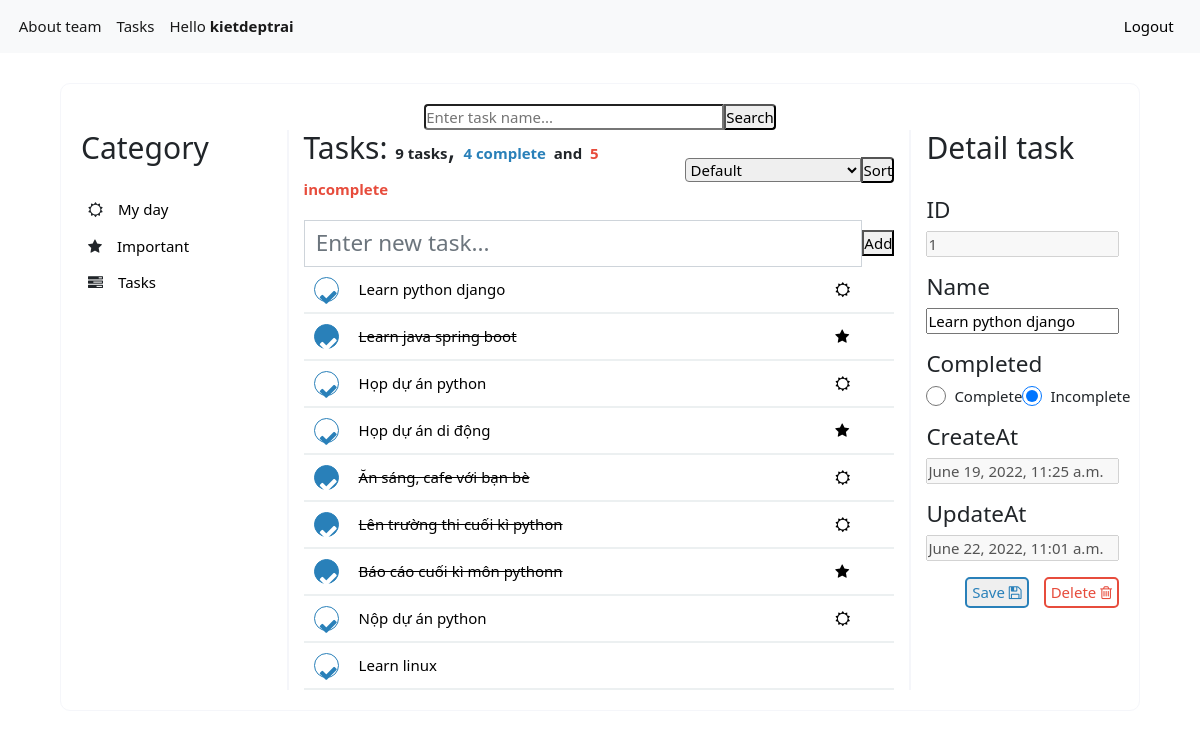
The page /list/3/task/1?keyword=None&sort=None (signed in) on the database its author committed.
### tasks/models.py (models this page shows, shortened)
class Task(models.Model):
    user = models.ForeignKey(User,
                             on_delete=models.CASCADE,
                             null=True, blank=True)
    name = models.TextField(max_length=255)
    createdAt = models.DateTimeField()
    updatedAt = models.DateTimeField()
    complete = models.BooleanField(default=False)
    category = models.ForeignKey(Category,
                                   on_delete=models.CASCADE,
                                   blank=True, null=True)

### tasks/views.py (the view)
# urls.py: path('list/<int:category_id>/task/<int:task_id>', detail_view, name = 'detail'),
def detail_view(request, category_id, task_id):
    keyword = request.GET.get('keyword')
    sort = request.GET.get('sort')
    if keyword == "None":
        keyword = ''
    if sort == "None":
        sort = ''
    task = Task.objects.get(id=task_id)
    user = request.user if request.user.is_authenticated else None
    tasks = Task.objects.all()
    if keyword:
        tasks = Task.objects.filter(name__icontains = keyword)
    if category_id != 3:
        tasks = tasks.filter(category__id = category_id)
        dt = datetime.datetime.today()
        tasks = tasks.filter(createdAt__contains = datetime.date(dt.year, dt.month, dt.day))
    tasks = tasks.filter(user=user)
    if sort=="1":
        tasks = tasks.order_by('name').values()
    if sort=="2":
        tasks = tasks.order_by('complete').values()
    count_complete = tasks.filter(complete = True).count()
    count_incomplete = tasks.filter(complete = False).count()
    context = {
        'keyword': keyword,
        'task': task,
        'tasks': tasks,
        'category_id': category_id,
        'count_complete': count_complete,
        'count_incomplete': count_incomplete,
        'typesort': sort,
        'form':TaskForm()
    }
    return render(request, 'list.html', context)

### tasks/forms.py
class TaskForm(forms.Form):
    name = forms.CharField(label='', required=True,
                           widget=forms.TextInput(attrs={'class':'form-control', 'placeholder':'Enter new task...'}),
                           max_length=255)

### tasks/templates/list.html (shortened to what this page needs)
{%extends 'base.html'%} {%load static%} {%block css%}
<link rel="stylesheet" href="{% static 'css/list.css' %}" /> {% endblock %}
{%block body%}
<div class="list-form">
  <div class="search-task">
    <form>
      <input
        type="text"
        name="keyword"
        class="input-text-search"
        id="keyword"
        value="{{keyword|default:''}}"
        placeholder="Enter task name..."
      />
      <input type="submit" class="input-submit-search" value="Search" />
  </div>
  <div class="main-list-task">
    <div class="category-task">
      <h2>Category</h2>
      <div class="menu-category">
        <ul>
          <li>
            <i class="fa fa-sun-o" aria-hidden="true"></i
            ><a href="{% url 'tasks:list' 1 %}">My day</a>
          </li>
          <li>
            <i class="fa fa-star" aria-hidden="true"></i
            ><a href="{% url 'tasks:list' 2 %}">Important</a>
          </li>
          <li>
            <i class="fa fa-tasks" aria-hidden="true"></i
            ><a href="{% url 'tasks:list' 3 %}">Tasks</a>
          </li>
        </ul>
      </div>
    </div>
    <div class="list-task">
      <div class="list-task-top">
        <h2 style="display: inline-block">
        {% if category_id == 1 %}
          My day:
        {% elif category_id == 2 %}
          Important:
        {% else %}
          Tasks:
        {% endif %}
        <b>{{tasks.count}} tasks</b>,
        <b style="color: #2980b9">{{count_complete}} complete</b>
        <b> and</b>
        <b style="color: #e74c3c">{{count_incomplete}} incomplete</b>
        </h2>
        <div>
          <form>
            <select class="selected-box-sort" name="sort">
              {% if typesort %}
                {% if typesort == "0" %}
                <option value=0 selected="selected">Default</option>
                <option value=1>Sort by name</option>
                <option value=2>Complete/Incomplete</option>
                {%elif typesort == "1"%}
                <option value=0>Default</option>
                <option value=1 selected="selected">Sort by name</option>
                <option value=2>Complete/Incomplete</option>
                {%elif typesort == "2"%}
                <option value=0>Default</option>
                <option value=1>Sort by name</option>
                <option value=2 selected="selected">Complete/Incomplete</option>
                {%endif%}
              {% else%}
                <option value=0>Default</option>
              {% endif %}
            </select>
            <input class="sort-task-by-name" type="submit" value="Sort"/>
          </form>
        </div>
      </div>
      <div class="add-task">
        <form action="/list/{{category_id}}/task/add?keyword={{keyword}}&sort={{typesort}}" method = "post">{% csrf_token %}
            {{form}}
          <input type="submit" class="input-submit-search" value="Add" />
        </form>
      </div>
      <div>
        <div class="show-list">
          {% for task in tasks%}
          <div class="task">
            <a class="task-complete" style="width: 25px; height: 25px; border-radius: 50%; color: {% if task.complete %}white{% else %}#2980b9{% endif %}; background-color: {% if task.complete %}#2980b9{% else %}white{% endif %}"href="/list/{{category_id}}/task/{{task.id}}/complete?keyword={{keyword}}&sort={{typesort}}"><i class="fa fa-check" aria-hidden="true"></i></a>
            <a href="/list/{{category_id}}/task/{{task.id}}?keyword={{keyword}}&sort={{typesort}}"
              style="text-decoration-line: {% if task.complete %}line-through{% else %}none{% endif %}; color: black"
            >{{task.name}}</a>
           {% if category_id == 3 %}
            <a href="#" style="color:black">{% if task.category_id == 1 %}
            <i class="fa fa-sun-o" aria-hidden="true"></i>
            {% elif task.category_id == 2 %}
            <i class="fa fa-star" aria-hidden="true"></i>
            {% endif %}</a>{% endif %}
          </div>
          {% endfor %}
        </div>
      </div>
    </div>
    <div class="detail-task">
      <h2>Detail task</h2>
      {%if task%}
        <form action="/list/{{category_id}}/task/{{task.id}}/update?keyword={{keyword}}&sort={{typesort}}" method="post"> {% csrf_token %}
          <div class="detail" style="margin-top: 30px">
            <h4>ID</h4>
            <input type="text" name='id' value="{{task.id}}" style="margin-bottom: 16px; width: 100%;" disabled="disabled">
            <h4>Name</h4>
            <input type="text" name='name' value="{{task.name}}" style="margin-bottom: 16px; width: 100%;">
            <div>
              <h4 style="display: block;">Completed</h4>
              {%if task.complete%}
              <div style="display: flex; justify-content: space-between;  margin-bottom: 16px; align-items: center;">
                <div style="display: flex; align-items: center;">
                  <input type="radio" name="iscomplete" id="complete" value="True" checked style="width: 20px; height: 20px; margin-right: 8px;" checked>
                  <label for="complete">Complete</label>
                </div>
                <div style="display: flex; align-items: center;">
                  <input type="radio" name="iscomplete" id="incomplete" value="False" style="width: 20px; height: 20px; margin-right: 8px;">
                  <label for="incomplete">Incomplete</label>
                </div>
              </div>
                {%else%}
              <div style="display: flex; justify-content: space-between;  margin-bottom: 16px; align-items: center;">
                <div style="display: flex; align-items: center;">
                  <input type="radio" name="iscomplete" id="complete" value="True" style="width: 20px; height: 20px; margin-right: 8px;" checked>
                  <label for="complete">Complete</label>
                </div>
                <div style="display: flex; align-items: center;">
                  <input type="radio" name="iscomplete" id="incomplete" value="False" checked style="width: 20px; height: 20px; margin-right: 8px;">
                  <label for="incomplete">Incomplete</label>
                </div>
              </div>
              {%endif%}
            </div>
            <h4>CreateAt</h4>
            <input type="text" name='x' value="{{task.createdAt}}" style="margin-bottom: 16px; width: 100%;"  disabled="disabled">
            <h4>UpdateAt</h4>
            <input type="text" name='x' value="{{task.updatedAt}}" style="margin-bottom: 16px; width: 100%;"  disabled="disabled">
          </div>
          <div>
            <div class="submit-save-delete">
              <button class="submit-save">Save <i class="fa fa-floppy-o" aria-hidden="true"></i></button>
              <a class="submit-delete" href="/list/{{category_id}}/task/{{task.id}}/delete?keyword={{keyword}}&sort={{typesort}}">Delete <i class="fa fa-trash-o" aria-hidden="true"></i></a>
            </div>
          </div>
        </form>
      {%endif%}
    </div>
  </div>
</div>
{% endblock %}

### todolist/templates/base.html (shortened to what this page needs)
<!DOCTYPE html>
<html lang="en">
  <head>
    {% load static %}
    <link
    rel="stylesheet"
    type="text/css"
    href="https://cdnjs.cloudflare.com/ajax/libs/skeleton/2.0.4/skeleton.min.css"
    />
    <link
      rel="stylesheet"
      type="text/css"
      href="https://cdnjs.cloudflare.com/ajax/libs/normalize/3.0.2/normalize.min.css"
    />
    <link
      rel="stylesheet"
      type="text/css"
      href="{% static 'css/style.css' %}"
    />
    {% block css %}{% endblock %}
    <link
      href="https://cdn.jsdelivr.net/npm/bootstrap@5.1.3/dist/css/bootstrap.min.css"
      rel="stylesheet"
    />
    <link
      rel="stylesheet"
      href="https://cdnjs.cloudflare.com/ajax/libs/font-awesome/4.7.0/css/font-awesome.min.css"
    />
  </head>
  <body>
    <nav
      class="navbar navbar-expand-lg navbar-light bg-light"
      style="font-size: 15px"
    >
      <div class="container-fluid">
        <div class="collapse navbar-collapse" id="navbarSupportedContent">
          <ul class="navbar-nav me-auto mb-2 mb-lg-0">
            <li class="nav-item">
              <a class="nav-link active" aria-current="page" href="/"
                >About team</a
              >
            </li>
            {% if not user.is_authenticated %}
            <li class="nav-item">
              <a
                class="nav-link active"
                aria-current="page"
                href="{% url 'auth:login' %}"
                >Login</a
              >
            </li>
            {%else%}
            <li class="nav-item">
              <a
                class="nav-link active"
                aria-current="page"
                href="{% url 'tasks:list' 1 %}"
                >Tasks</a
              >
            </li>
            <li class="nav-item">
              <a class="nav-link active" aria-current="page" href="#"
                >Hello <strong>{{user.username}}</strong></a
              >
            </li>
            {% endif %}
          </ul>
          {% if user.is_authenticated %}
          <a
            class="nav-link active"
            aria-current="page"
            href="{% url 'auth:logout' %}"
            style="color: black"
            >Logout</a
          >
          {% endif %}
        </div>
      </div>
    </nav>
    {% block body %}{% endblock %}
  </body>
</html>

### todolist/static/css/style.css (style rules this page uses)
* { font-size: 15px; margin: 0px; padding: 0px; box-sizing: border-box; }

### tasks/static/css/list.css (style rules this page uses)
.list-form { margin: 0 auto; margin-top: 30px; width: 90%; border: 1px solid #f5f6fa; border-radius: 10px; padding: 20px; }
.list-form .search-task form { display: flex; align-items: center; justify-content: center; }
.list-form .search-task form input, .list-task input { border-radius: 0; }
.selected-box-sort { border-radius: 0; }
.list-form .search-task form .input-text-search, .selected-box-sort { border-bottom-left-radius: 4px; border-top-left-radius: 4px; }
.list-form .search-task form .input-text-search { width: 300px; }
.list-form .search-task form .input-submit-search, .list-task .sort-task-by-name { border-bottom-right-radius: 4px; border-top-right-radius: 4px; }
.category-task h2, .detail-task h2 { margin-bottom: 25px; }
.list-task-top { margin-bottom: 0px; }
.list-form .main-list-task { display: flex; width: 100%; }
.list-form .main-list-task .category-task { width: 20%; border-right: 2px solid #f5f6fa; }
.list-form .main-list-task .category-task .menu-category ul { padding-left: 0px; }
.list-form .main-list-task .category-task .menu-category ul li { list-style: none; margin-bottom: 0px; padding: 7px; }
.list-form .main-list-task .category-task .menu-category ul li a { text-decoration: none; margin-left: 15px; color: black; }
.list-form .main-list-task .list-task { width: 60%; padding: 0px 15px 0px 15px; border-right: 2px solid #f5f6fa; }
.list-form .main-list-task .list-task .list-task-top { display: flex; justify-content: space-between; align-items: center; }
.list-form .main-list-task .list-task .list-task-top div { display: flex; align-items: center; justify-content: flex-end; }
.list-form .main-list-task .list-task .add-task { margin-top: 10px; }
.list-form .main-list-task .list-task .add-task form { display: flex; align-items: center; }
.list-form .main-list-task .list-task .add-task form input:nth-child(2) { font-size: 1.5rem; }
.list-form .main-list-task .list-task .show-list .task { display: flex; align-items: center; gap: 20px; border-bottom: 2px solid #ecf0f1; padding: 10px; }
.list-form .main-list-task .list-task .show-list .task a:nth-child(2) { width: 80%; }
.list-form .main-list-task .detail-task { padding-left: 15px; width: 20%; }
.main-list-task a { text-decoration: none; }
.task-complete { border: 1px solid #2980b9; border-radius: 5px; padding: 4px; width: 90px; font-size: 1.3rem; text-align: center; }
.submit-save, .submit-delete { height: 100%; border-radius: 5px; padding: 2px 5px 2px 5px; }
.submit-save { color: #2980b9; border: 2px solid #2980b9; }
.submit-delete { color: #e74c3c; border: 2px solid #e74c3c; }
.submit-save-delete { display: flex; align-items: center; justify-content: flex-end; gap: 1rem; }

### rows shown on the page
Task: name "Learn python django", id "1", x "June 19, 2022, 11:25 a.m.", x "June 22, 2022, 11:01 a.m."
Task: {{ task.id }} 2 (drawn), name "Learn java spring boot"
Task: name "Họp dự án python"
Task: name "Họp dự án di động"
Task: name "Ăn sáng, cafe với bạn bè"
Task: name "Lên trường thi cuối kì python"
Task: name "Báo cáo cuối kì môn pythonn"
Task: name "Nộp dự án python"
Task: name "Learn linux"

### other values the page prints
{{ user.username }} "kietdeptrai"
{{ tasks.count }} "9"
{{ count_complete }} "4"
{{ count_incomplete }} "5"
